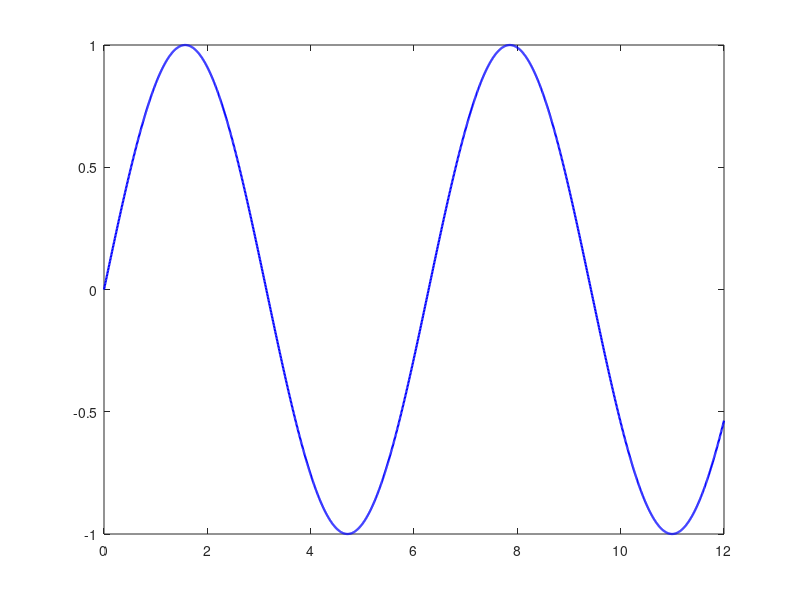

This figure's MATLAB source: (Note: this script raises an error after producing the figure.)
clear; clc; close all;

%% A1
betaL = linspace(0, 12, 2000);
f = sin(betaL);

n = 1:3;
roots_betaL = n*pi;
roots_betaL_sq = roots_betaL.^2;

figure('Color','w','Position',[100 100 800 450]);
plot(betaL, f, 'b-', 'LineWidth', 1.6); hold on;
yline(0, 'k--', 'LineWidth', 0.8);

plot(roots_betaL, zeros(size(roots_betaL)), 'ro', ...
     'MarkerSize', 10, 'MarkerFaceColor', 'r', 'LineWidth', 1.5);

for k = 1:length(roots_betaL)
    txt = sprintf('  n=%d\n  \\betaL = %d\\pi\n  (\\betaL)^2 = %.3f', ...
                  k, k, roots_betaL_sq(k));
    yoff = 0.45 * (-1)^(k+1);   % alternate above/below
    text(roots_betaL(k), yoff, txt, ...
         'FontSize', 10, 'HorizontalAlignment', 'left');
end

xlabel('\betaL', 'FontSize', 12);
ylabel('sin(\betaL)', 'FontSize', 12);
title('Characteristic equation for simply supported beam: sin(\betaL) = 0', ...
      'FontSize', 12);
grid on;
xlim([0 12]); ylim([-1.4 1.4]);
legend('sin(\betaL)', 'zero line', 'Roots (modes 1-3)', ...
       'Location', 'southeast');

fprintf('\n--- Task A.1 Results ---\n');
fprintf(' Mode n   betaL      (betaL)^2\n');
fprintf('-------------------------------\n');
for k = 1:3
    fprintf('   %d    %d*pi=%.4f   %.4f\n', ...
            k, k, roots_betaL(k), roots_betaL_sq(k));
end

%% A3
L = 6;
x = linspace(0, L, 500);

figure('Color','w','Position',[100 100 800 500]);
hold on;

colors = {'b', 'r', 'g'};
for n = 1:3
    Yn = sin(n*pi*x/L);
    plot(x, Yn, 'LineWidth', 1.8, 'Color', colors{n}, ...
         'DisplayName', sprintf('Mode %d: Y_%d(x) = sin(%d\\pi x/L)', n, n, n));
end

yline(0, 'k--', 'LineWidth', 0.6, 'HandleVisibility','off');
plot(0, 0, 'k^', 'MarkerSize', 12, 'MarkerFaceColor', 'k', ...
     'HandleVisibility','off');
plot(L, 0, 'k^', 'MarkerSize', 12, 'MarkerFaceColor', 'k', ...
     'HandleVisibility','off');

xlabel('x (m)', 'FontSize', 12);
ylabel('Y_n(x)  (normalised)', 'FontSize', 12);
title('First three mode shapes of simply supported beam', 'FontSize', 12);
legend('Location', 'best', 'FontSize', 10);
grid on;
xlim([-0.2 L+0.2]);
ylim([-1.3 1.3]);

%% Task A4
h = 0.1; d = 0.05; L = 6; rho = 7800; E = 210e9;
I  = (1/12)*d*h^3;
A  = d*h;
m  = rho*A;
EI = E*I;

Y    = @(x) sin(pi*x/L);
Ypp  = @(x) -(pi/L)^2 * sin(pi*x/L);

num  = integral(@(x) EI * Ypp(x).^2, 0, L);
den  = integral(@(x) m  * Y(x).^2,   0, L);

omega_rayleigh = sqrt(num/den);
omega_exact    = pi^2 * sqrt(EI/(m*L^4));

fprintf('Rayleigh estimate : omega_1 = %.4f rad/s, f_1 = %.4f Hz\n', ...
        omega_rayleigh, omega_rayleigh/(2*pi));
fprintf('Exact (Task A.2)  : omega_1 = %.4f rad/s, f_1 = %.4f Hz\n', ...
        omega_exact, omega_exact/(2*pi));
fprintf('Relative error    : %.2e %%\n', ...
        100*abs(omega_rayleigh - omega_exact)/omega_exact);
